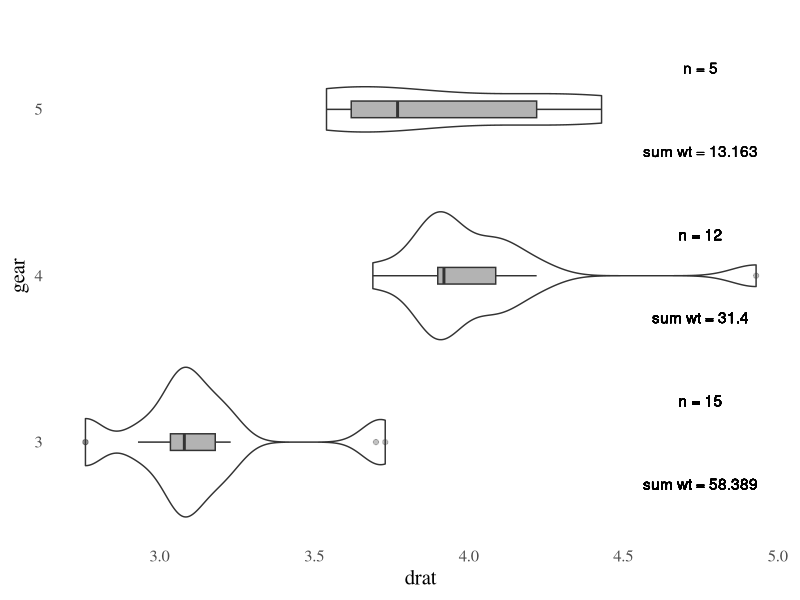
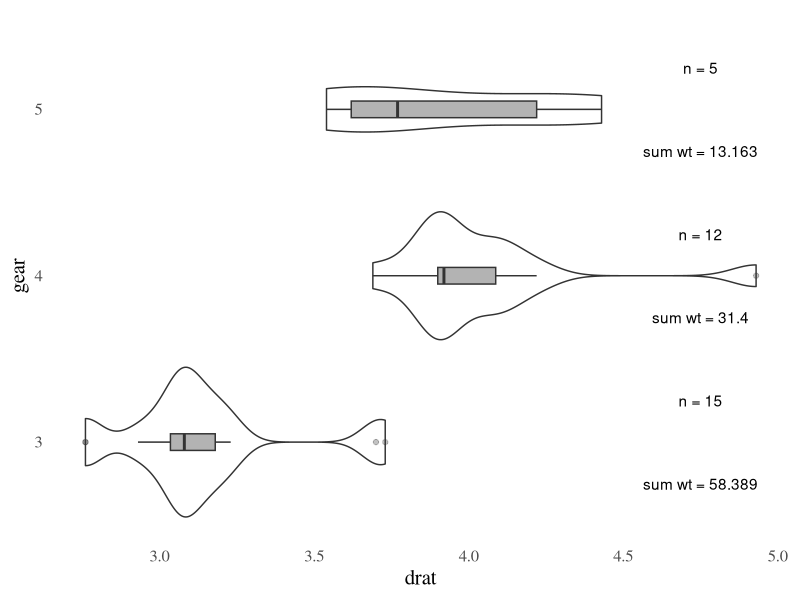

The R source for these figures, in order:

# This question was originally asked on stackoverflow; https://stackoverflow.com/questions/46135355/ggplot2-add-sum-to-chart
library(ggplot2)
library(gridExtra)
library(ggthemes)
library(magrittr)
library(dplyr)

result <- mtcars

# Method 1: The problem is text is bolded as it overlays on itself
result %>%
  group_by(gear) %>%
  mutate(count = n(), sum_wt = sum(wt)) %>%
  ggplot(aes(x = gear, y = drat, , group=gear)) +
  theme_tufte(base_size = 15) + theme(line=element_blank()) +
  geom_violin(fill = "white") +
  geom_boxplot(fill = "black", alpha = 0.3, width = 0.1) +
  ylab("drat") + 
  xlab("gear") +
  coord_flip()+
  geom_text(aes(label = paste0("n = ", count), 
                x = (gear + 0.25), 
                y = 4.75)) +
  geom_text(aes(label = paste0("sum wt = ", sum_wt), 
                x = (gear - 0.25),
                y = 4.75)) 

# Method 2: Alternatively, if you create a summary data frame named result_sum, then you can manually add that into the geom_text calls.
result_sum <- result %>%
  group_by(gear) %>%
  summarise(count = n(), sum_wt = sum(wt))


ggplot(result, aes(x = gear, y = drat, , group=gear)) +
  theme_tufte(base_size = 15) + theme(line=element_blank()) +
  geom_violin(fill = "white") +
  geom_boxplot(fill = "black", alpha = 0.3, width = 0.1) +
  ylab("drat") + 
  xlab("gear") +
  coord_flip()+
  geom_text(data = result_sum, aes(label = paste0("n = ", count), 
                                   x = (gear + 0.25), 
                                   y = 4.75)) +
  geom_text(data = result_sum, aes(label = paste0("sum wt = ", sum_wt), 
                                   x = (gear - 0.25),
                                   y = 4.75))
